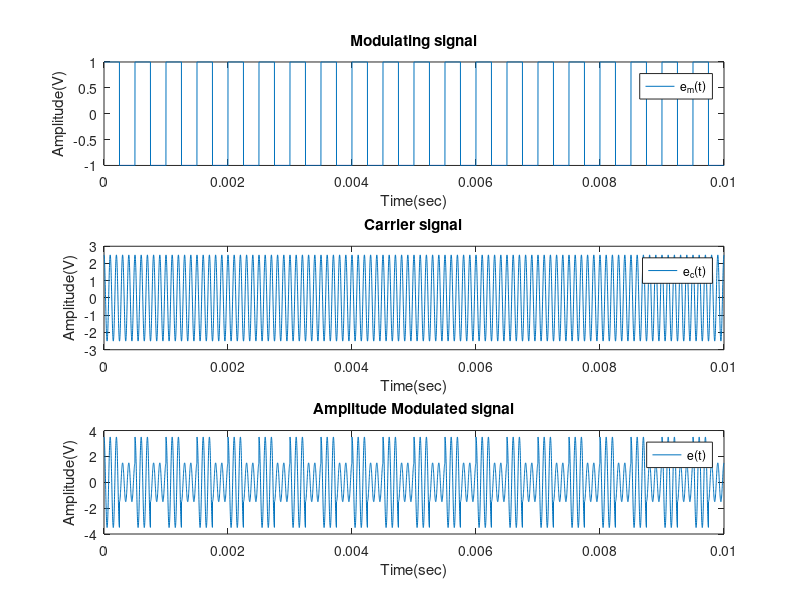

MATLAB code to generate this figure:
%%Time specifications:
Fs = 800000;                   % samples per second
dt = 1/Fs;                     % seconds per sample
StopTime = 0.01;               % seconds
t = (0:dt:StopTime-dt)';       % seconds

%%Square Wave:
F = 2000;                      % hertz
msg_sig = square(2*pi*F*t);

%%Sine wave:
Fc = 10000;                    % hertz
car_sig = 2.5*cos(2*pi*Fc*t);

%%Modulated Signal
mod_sig = (2.5 + msg_sig).*cos(2*pi*Fc*t);

% Plot the signal versus time:
figure;
subplot(3,1,1);
plot(t,msg_sig);
xlabel('Time(sec)');
ylabel('Amplitude(V)');
title('Modulating signal');
legend('e_m(t)');

subplot(3,1,2);
plot(t,car_sig);
xlabel('Time(sec)');
ylabel('Amplitude(V)');
title('Carrier signal');
legend('e_c(t)');

subplot(3,1,3);
plot(t,mod_sig);
xlabel('Time(sec)');
ylabel('Amplitude(V)');
title('Amplitude Modulated signal');
legend('e(t)');